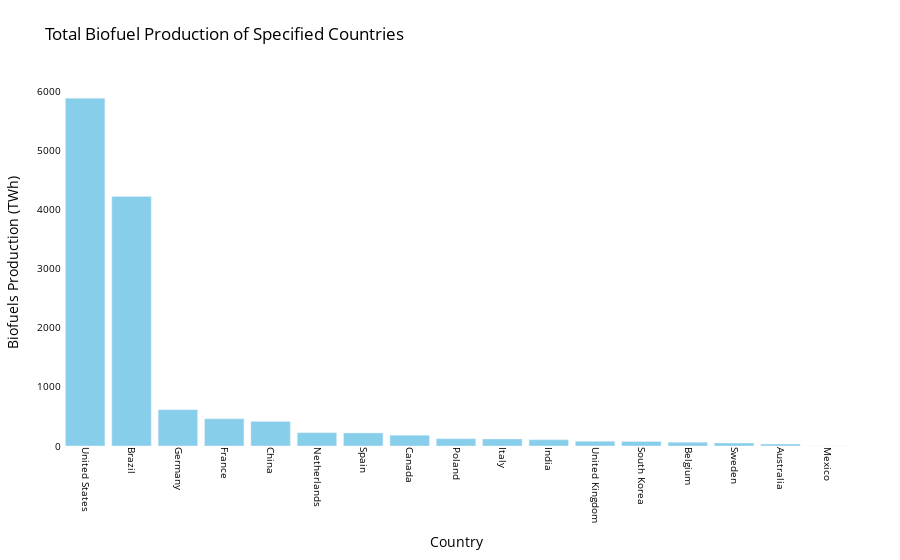

Here is the notebook cell this chart was saved with:
### Markdown cell above
Graph Analysis: This chart compares biofuel production trends in Germany, China, and the United States over time. Each country has its own line, with bold markers showing specific data points. The dark theme makes it easy to see the trends, showing how biofuel production has evolved in these important economies.

### Code cell
specified_countries = ["China", "United States", "India", "Japan", "Germany", "Italy", "United Kingdom", "France", "Australia", "Spain", "United States", "Brazil", "Canada", "South Korea", "Mexico", "Netherlands", "Switzerland", "Sweden", "Belgium", "Poland"]

specified_countries_data = df[df['Entity'].isin(specified_countries)]

total_biofuel_production_specified_countries = specified_countries_data.groupby('Entity')['Biofuels Production - TWh - Total'].sum().sort_values(ascending=False)

# Create the figure
fig = go.Figure()

# Add bars to the figure
fig.add_trace(go.Bar(
    x=total_biofuel_production_specified_countries.index,  # Country names
    y=total_biofuel_production_specified_countries.values,  # Biofuels production values
    marker_color='skyblue',  # Color of the bars
))

# Update layout
fig.update_layout(
    title='Total Biofuel Production of Specified Countries',
    xaxis=dict(title='Country', tickangle=90, tickfont=dict(size=10)),
    yaxis=dict(title='Biofuels Production (TWh)', tickfont=dict(size=10)),
    font=dict(size=12, color='black'),  # Title and label font settings
    plot_bgcolor='white',  # Background color
    bargap=0.15,  # Gap between bars
    margin=dict(l=50, r=50, t=80, b=50),  # Margins
)

# Show the plot
fig.show()

### Figure 1 — Plotly figure (JSON) as saved in the notebook; plotly's stock layout.template omitted (floating-point values rounded to 4 significant figures)
{"data": [{"marker": {"color": "skyblue"}, "type": "bar", "x": ["United States", "Brazil", "Germany", "France", "China", "Netherlands", "Spain", "Canada", "Poland", "Italy", "India", "United Kingdom", "South Korea", "Belgium", "Sweden", "Australia", "Mexico"], "y": [5880.0, 4220.0, 614.9, 458.7, 416.3, 225.3, 220.7, 183.5, 122.6, 118.2, 106.4, 78.52, 76.16, 62.69, 49.67, 32.05, 0]}], "layout": {"bargap": 0.15, "font": {"color": "black", "size": 12}, "margin": {"b": 50, "l": 50, "r": 50, "t": 80}, "plot_bgcolor": "white", "title": {"text": "Total Biofuel Production of Specified Countries"}, "xaxis": {"tickangle": 90, "tickfont": {"size": 10}, "title": {"text": "Country"}}, "yaxis": {"tickfont": {"size": 10}, "title": {"text": "Biofuels Production (TWh)"}}}}
